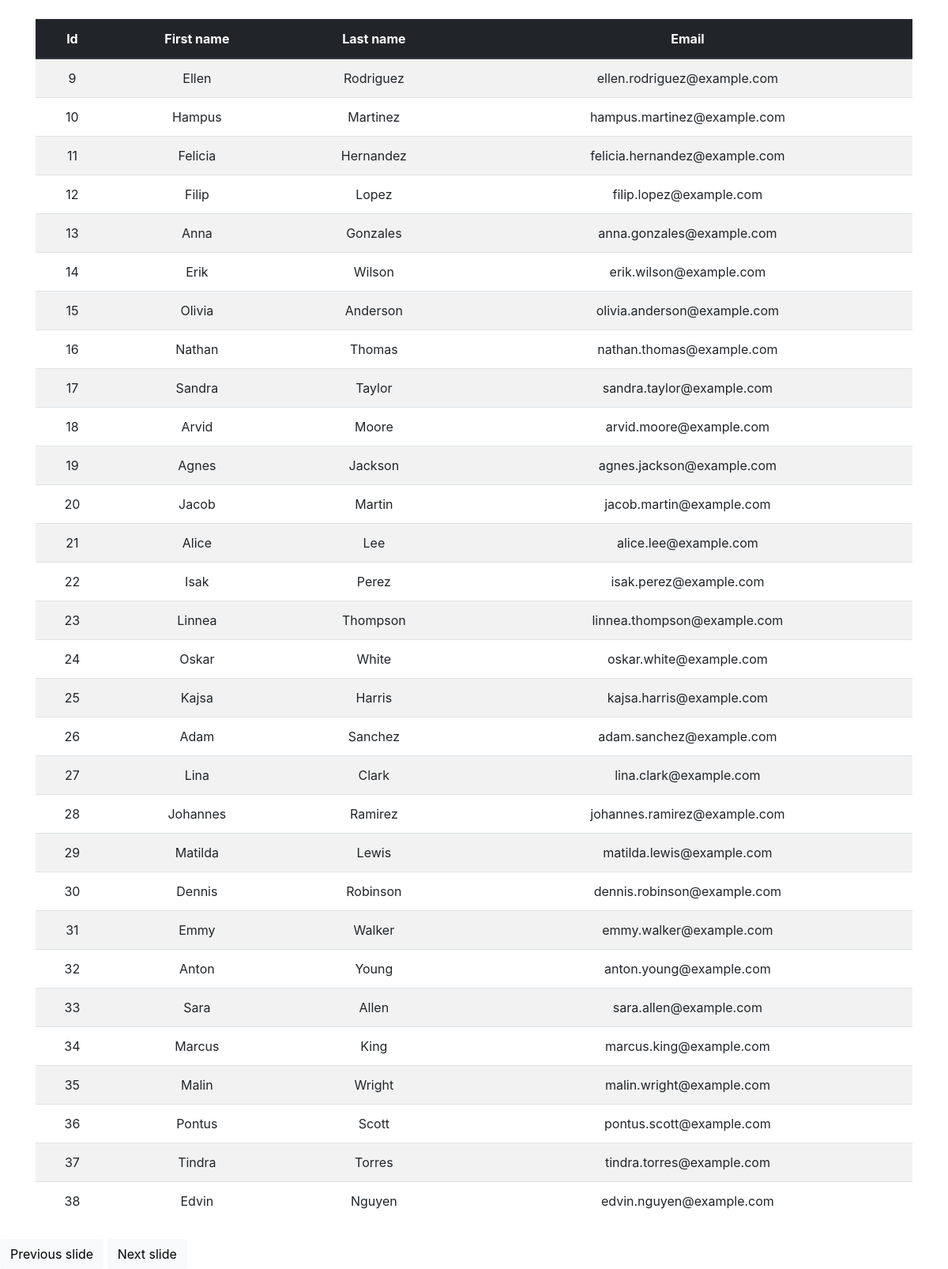
/infinite-scroll-demo/, run on an earlier commit of the app's database.
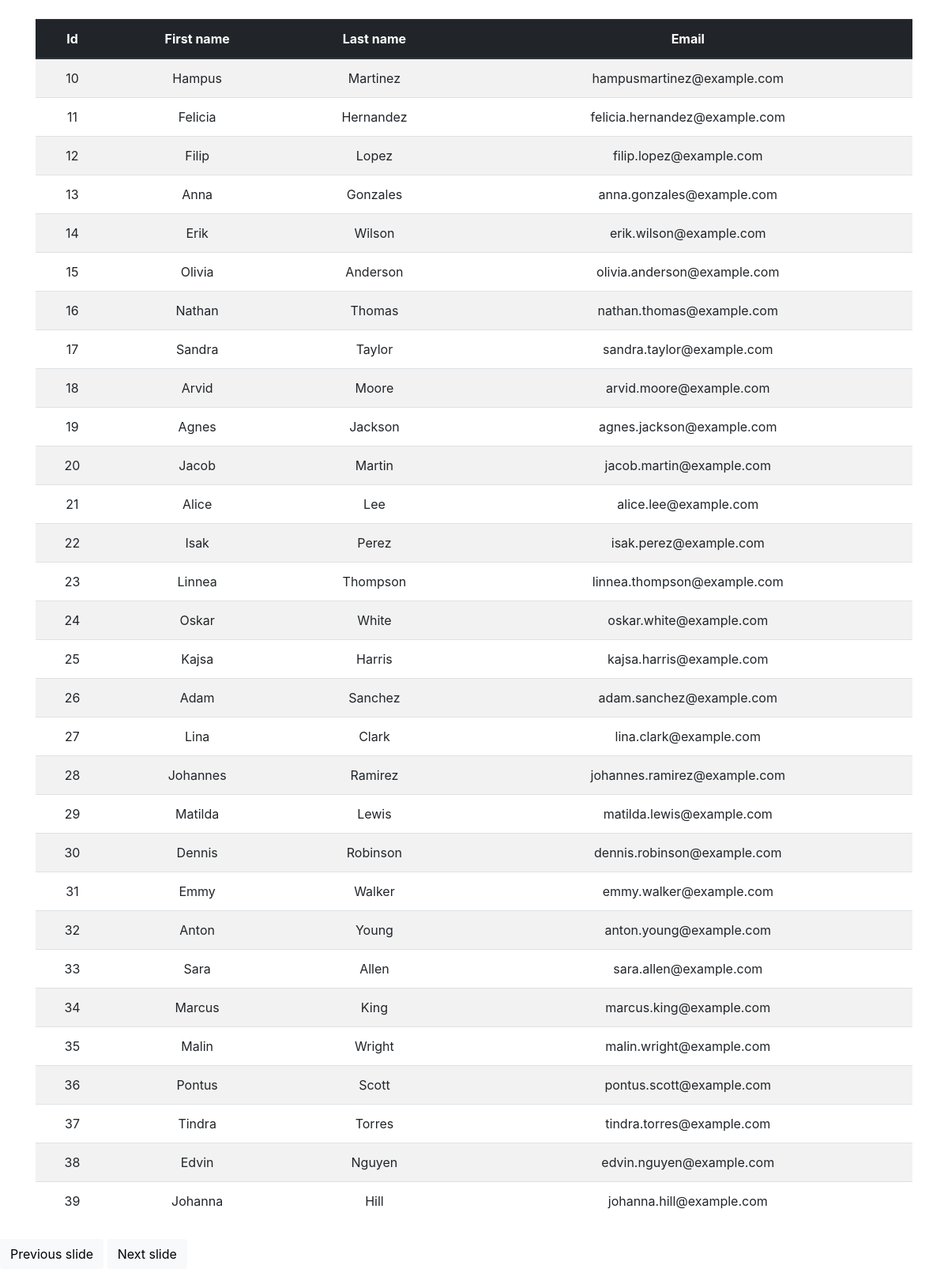
And on a later commit of the database.
### app/models.py (models this page shows)
class Contact2(models.Model):
    first_name = models.CharField(max_length=200)
    last_name = models.CharField(max_length=200)
    email = models.CharField(max_length=200)

### app/views/infinite_scroll.py (the view)
# urls.py: path("infinite-scroll-demo/", infinite_scroll_demo, name="infinite-scroll-demo"),
def infinite_scroll_demo(request: WSGIRequest) -> HttpResponse:
    contacts = _get_contacts(page=0)
    return render(
        request,
        "infinite_scroll/demo.html",
        {"contacts": contacts, "next_page": 1},
    )

### app/views/infinite_scroll.py (called while the page is built)
def _get_contacts(page: int) -> Iterable[models.Contact2]:
    contacts_per_page = 30
    page_start = page * contacts_per_page
    page_end = page_start + contacts_per_page
    return models.Contact2.objects.all()[page_start:page_end]

### app/templates/infinite_scroll/demo.html (shortened to what this page needs)
{% extends 'slide.html' %}
{% block slide_content %}
<table class="table table-striped">
    <thead>
        <tr class="thead-dark">
            <th>Id</th>
            <th>First name</th>
            <th>Last name</th>
            <th>Email</th>
        </tr>
    <thead>
    <tbody>
        {% include "infinite_scroll/rows.html" with next_page="0" %}
</table>
{% endblock slide_content %}

### app/templates/slide.html (shortened to what this page needs)
{% extends 'base.html' %}
{% block content %}
<div id=slide-contents class="{{ transition_class }} container mt-4 mb-4 text-center">
{% block slide_content %}
{% endblock slide_content%}
</div>
{% include "previous_slide_button.html" %}
{% include "next_slide_button.html" %}
{% endblock content%}

### app/templates/base.html (shortened to what this page needs)
{% load static %}
<!DOCTYPE html>
<html lang="en">
<head>
    <link rel="stylesheet" href="https://maxcdn.bootstrapcdn.com/bootstrap/4.0.0/css/bootstrap.min.css">
    <link rel="stylesheet" href="{% static 'style.css' %}">
</head>
<body hx-headers='{"X-CSRFToken": "{{ csrf_token }}"}'>
  {% block content %}
  {% endblock %}
</body>
</html>

### app/templates/infinite_scroll/rows.html (shortened to what this page needs)
{% for contact in contacts %}
<tr>
    <td>{{ contact.id }}</td>
    <td>{{ contact.first_name }}</td>
    <td>{{ contact.last_name }}</td>
    <td>{{ contact.email }}</td>
</tr>
{% endfor %}

### app/templates/previous_slide_button.html (shortened to what this page needs)
<button
class="btn bg-light"
id="previous-button"
hx-trigger="click, keyup[key=='PageUp'] from:body"
hx-swap-oob="true"
hx-get="/slide_contents/{{slide_number|add:"-1"}}?previous=true"
hx-swap="outerHTML transition:true"
hx-target="#slide-contents"
hx-push-url="/slide/{{slide_number|add:"-1"}}"
>
  Previous slide
</button>

### app/templates/next_slide_button.html
<button
class="btn bg-light"
id="next-button"
hx-trigger="click, keyup[key=='PageDown'] from:body"
hx-swap-oob="true"
hx-get="/slide_contents/{{slide_number|add:"1"}}"
hx-swap="outerHTML transition:true"
hx-target="#slide-contents"
hx-push-url="/slide/{{slide_number|add:"1"}}"
>
  Next slide
</button>

What changed in the data, as far as the page shows it:
removed Contact2: id "9", first_name "Ellen", last_name "Rodriguez", email "ellen.rodriguez@example.com"
changed Contact2 "Hampus": email "hampus.martinez@example.com" → "hampusmartinez@example.com"
now on this page (row unchanged): Contact2: id "39", first_name "Johanna", last_name "Hill", email "johanna.hill@example.com"
